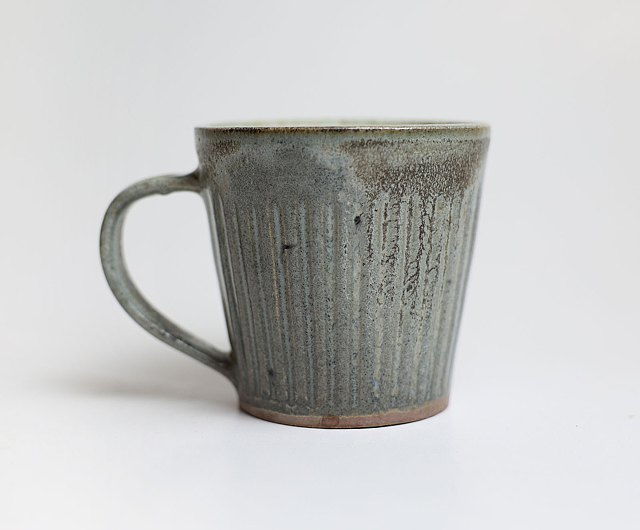
#> input picture test.jpg, 640 x 530 px
$ python -i image.py   (imports and definitions only)
#> lines starting #> are read from the running program, lines starting #| are printed output that depends on the picture; after the words box and inside, x2 and y2 are one past the last pixel; in counts of white or black regions, pixels touching at a corner belong together
import cv2 as cv
import numpy as np


class Image:
    def __init__(self, image_path):
#> called with image_path = 'test.jpg'
        image = cv.imread(image_path)
#> image is the input picture: shape (530, 640, 3); mean B, G, R 197.6, 198.1, 197.5
        self.image_data = cv.cvtColor(image, cv.COLOR_BGR2GRAY)
        self.height, self.width = self.image_data.shape
#> self.height = 530; self.width = 640
        self.gradient_magnitude = None
        self.calculate_gradient_magnitude()

    def show(self):
        cv.imshow("image", self.image_data)
        cv.waitKey(0)
        cv.destroyAllWindows()

    def calculate_gradient_magnitude(self):
        gradient_x = cv.Sobel(self.image_data, ddepth=cv.CV_64F, dx=1, dy=0, ksize=5)
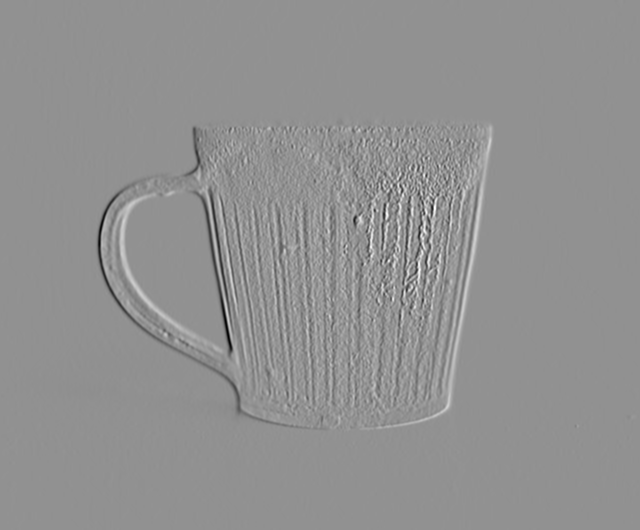
#> gradient_x: shape (530, 640) float64; min -6711, max 5046, mean -0.3; drawn with min black and max white
        gradient_y = cv.Sobel(self.image_data, ddepth=cv.CV_64F, dx=0, dy=1, ksize=5)
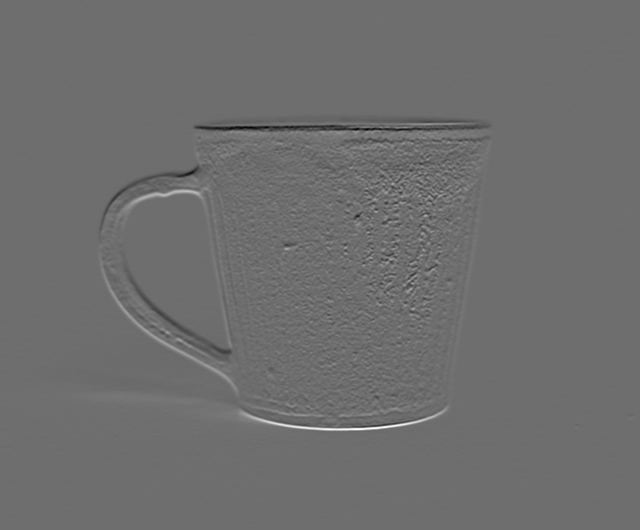
#> gradient_y: shape (530, 640) float64; min -7687, max 10097, mean 3.2; drawn with min black and max white
        abs_gradient_x = cv.convertScaleAbs(gradient_x)
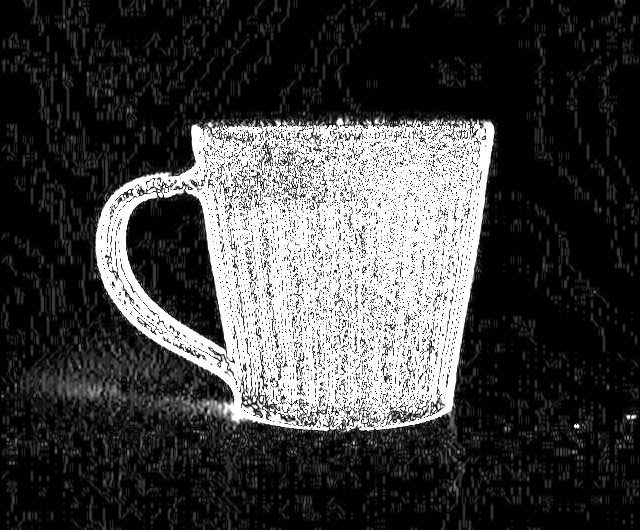
#> abs_gradient_x: shape (530, 640); min 0, max 255, mean 64.8
        abs_gradient_y = cv.convertScaleAbs(gradient_y)
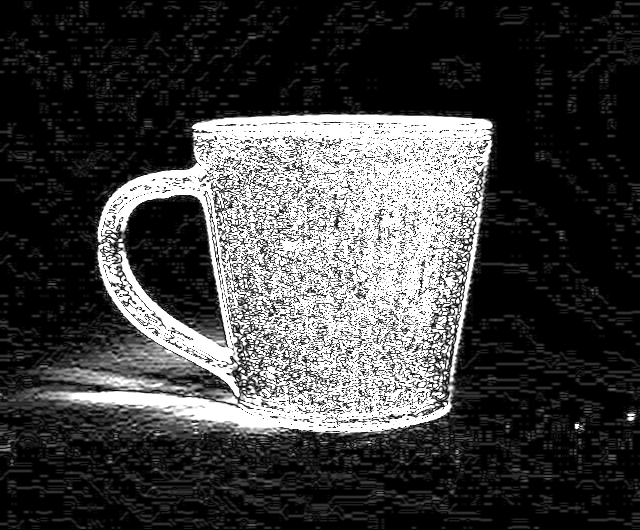
#> abs_gradient_y: shape (530, 640); min 0, max 255, mean 65.1
        self.gradient_magnitude = cv.addWeighted(
            abs_gradient_x, 0.5, abs_gradient_y, 0.5, 0
        )
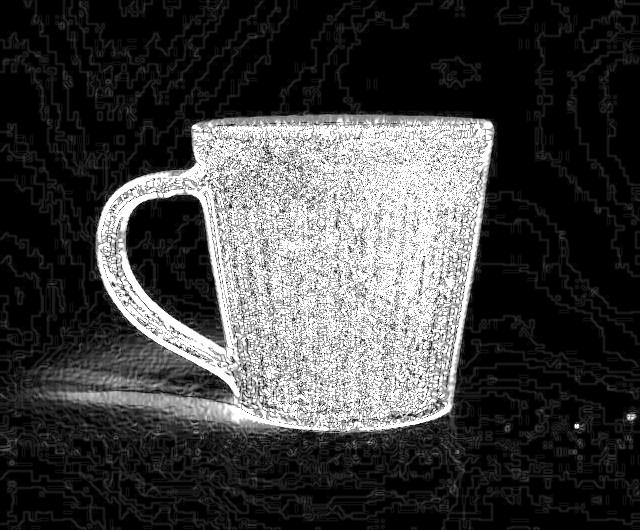
#> self.gradient_magnitude: shape (530, 640); min 0, max 255, mean 65
        self.gradient_magnitude = Image.invert_image(self.gradient_magnitude)
#> in invert_image, `return cv.bitwise_not(image)`:
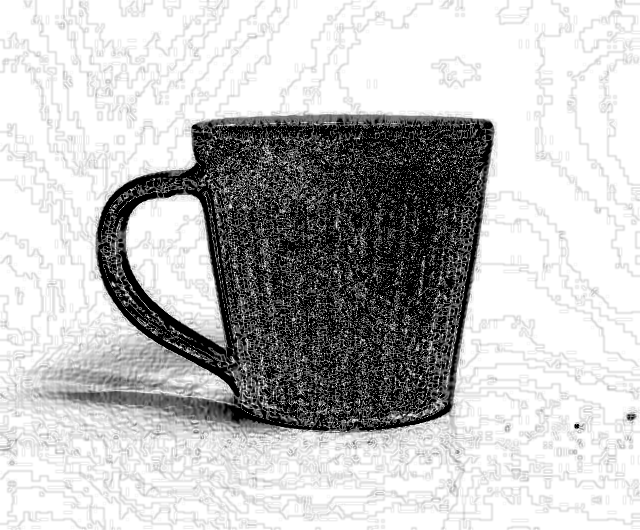
#> returned value: shape (530, 640); min 0, max 255, mean 190
        self.gradient_magnitude = Image.blur_image(self.gradient_magnitude)
        self.gradient_magnitude = Image.threshold_image(self.gradient_magnitude)

    def blur_image(image) -> np.ndarray:
        return cv.GaussianBlur(image, (3, 3), sigmaX=1, sigmaY=1)

    def threshold_image(image) -> np.ndarray:
        return cv.threshold(image, 0, 255, cv.THRESH_BINARY + cv.THRESH_OTSU)[1]
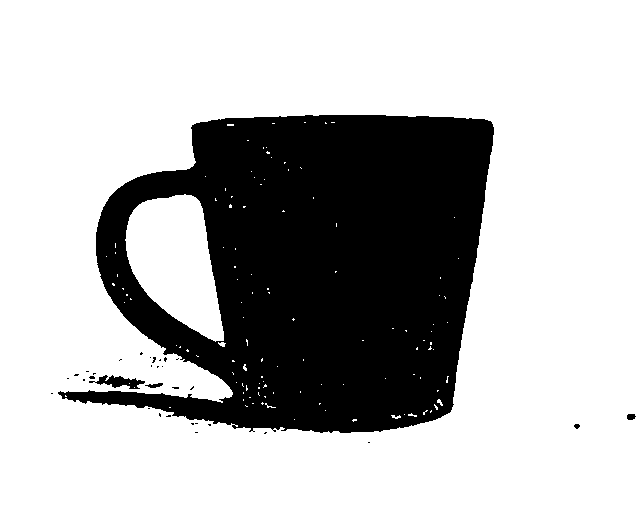
#> returned value: shape (530, 640); 72.7% white; 33 black regions (28 under 20 px), largest, box (x1, y1, x2, y2) and area: (58, 115, 494, 433) 92052, (89, 375, 145, 389) 368, (145, 383, 163, 388) 52, (627, 414, 636, 420) 45, (574, 424, 580, 429) 22

    def invert_image(image) -> np.ndarray:
        return cv.bitwise_not(image)

>>> result = Image('test.jpg').calculate_gradient_magnitude()
